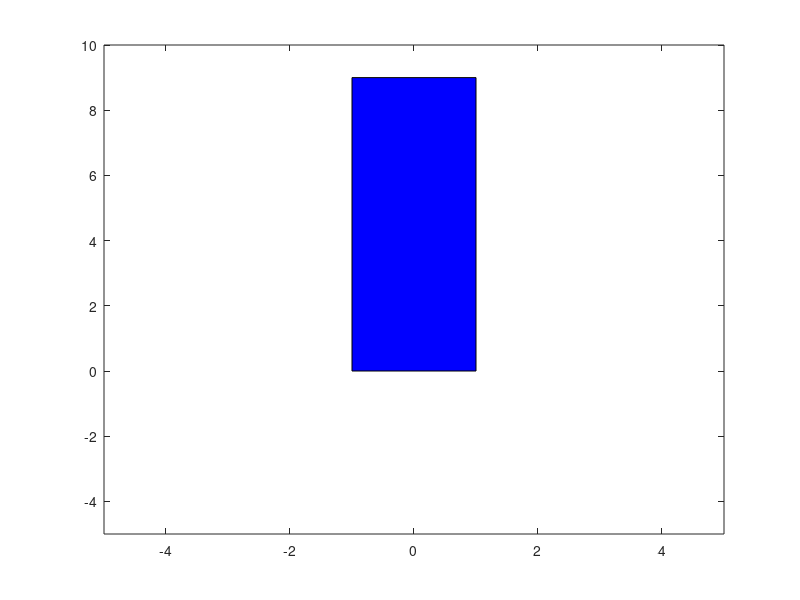

The MATLAB script that drew this image:
line1X = 1 * ones(1, 10);
line1Y = 0 : 1 : 9;
line2X = -1 : 0.1 : 1;
line2Y = 9 * ones(1, 21);
line3X = -1 * ones(1, 10);
line3Y = 0 : 1 : 9;
line4X = -1 : 0.1 : 1;
line4Y = zeros(1, 21);
fill([1, 1, -1, -1], [0, 9, 9, 0], 'b');
% rect = rectangle('Position', [0 0 5 5]);
xlim([-5 5]);
ylim([-5 10]);